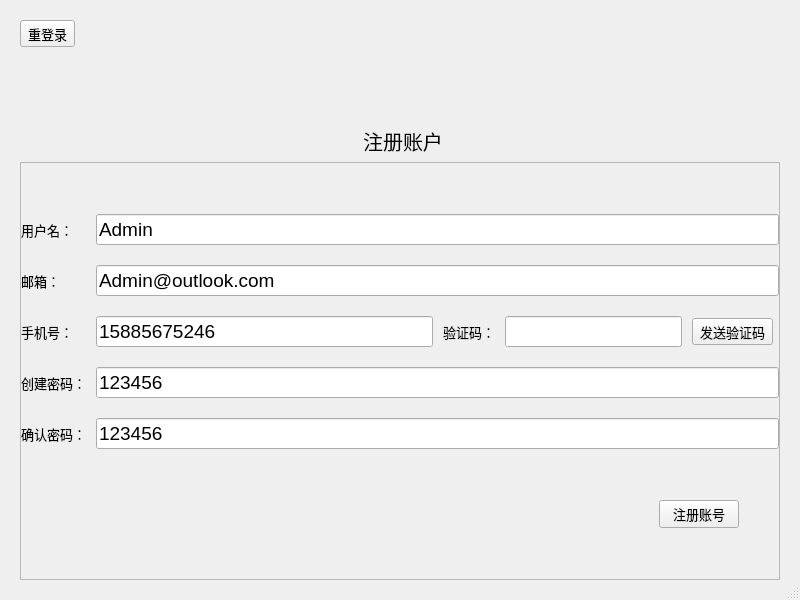
<?xml version="1.0" encoding="UTF-8"?>
<ui version="4.0">
 <class>LoginDialog</class>
 <widget class="QDialog" name="LoginDialog">
  <property name="geometry">
   <rect>
    <x>0</x>
    <y>0</y>
    <width>800</width>
    <height>600</height>
   </rect>
  </property>
  <property name="sizePolicy">
   <sizepolicy hsizetype="Expanding" vsizetype="Preferred">
    <horstretch>0</horstretch>
    <verstretch>0</verstretch>
   </sizepolicy>
  </property>
  <property name="minimumSize">
   <size>
    <width>800</width>
    <height>600</height>
   </size>
  </property>
  <property name="maximumSize">
   <size>
    <width>800</width>
    <height>600</height>
   </size>
  </property>
  <property name="font">
   <font>
    <family>Microsoft YaHei UI</family>
    <pointsize>10</pointsize>
   </font>
  </property>
  <property name="windowTitle">
   <string>Dialog</string>
  </property>
  <property name="sizeGripEnabled">
   <bool>true</bool>
  </property>
  <layout class="QGridLayout" name="LoginLayout" rowstretch="0">
   <item row="0" column="0">
    <widget class="QStackedWidget" name="stackedWidget">
     <property name="currentIndex">
      <number>1</number>
     </property>
     <widget class="QWidget" name="LoginPage">
      <layout class="QGridLayout" name="gridLayout">
       <item row="0" column="0">
        <layout class="QGridLayout" name="LabelLayout">
         <item row="1" column="1" alignment="Qt::AlignHCenter|Qt::AlignVCenter">
          <widget class="QLabel" name="LoginIcon">
           <property name="sizePolicy">
            <sizepolicy hsizetype="Minimum" vsizetype="Minimum">
             <horstretch>0</horstretch>
             <verstretch>0</verstretch>
            </sizepolicy>
           </property>
           <property name="text">
            <string/>
           </property>
           <property name="scaledContents">
            <bool>true</bool>
           </property>
           <property name="alignment">
            <set>Qt::AlignCenter</set>
           </property>
          </widget>
         </item>
         <item row="1" column="0">
          <spacer name="Labe_horizontalSpace_left">
           <property name="orientation">
            <enum>Qt::Horizontal</enum>
           </property>
           <property name="sizeHint" stdset="0">
            <size>
             <width>40</width>
             <height>20</height>
            </size>
           </property>
          </spacer>
         </item>
         <item row="0" column="1">
          <spacer name="Label_verticalSpacer_top">
           <property name="orientation">
            <enum>Qt::Vertical</enum>
           </property>
           <property name="sizeType">
            <enum>QSizePolicy::Minimum</enum>
           </property>
           <property name="sizeHint" stdset="0">
            <size>
             <width>20</width>
             <height>20</height>
            </size>
           </property>
          </spacer>
         </item>
         <item row="3" column="1">
          <spacer name="Label_verticalSpacer_buttom">
           <property name="orientation">
            <enum>Qt::Vertical</enum>
           </property>
           <property name="sizeType">
            <enum>QSizePolicy::Minimum</enum>
           </property>
           <property name="sizeHint" stdset="0">
            <size>
             <width>20</width>
             <height>20</height>
            </size>
           </property>
          </spacer>
         </item>
         <item row="1" column="2">
          <spacer name="Label_horizontalSpacer_right">
           <property name="orientation">
            <enum>Qt::Horizontal</enum>
           </property>
           <property name="sizeHint" stdset="0">
            <size>
             <width>40</width>
             <height>20</height>
            </size>
           </property>
          </spacer>
         </item>
         <item row="2" column="1" alignment="Qt::AlignHCenter|Qt::AlignVCenter">
          <widget class="QLabel" name="LoginText">
           <property name="font">
            <font>
             <pointsize>15</pointsize>
            </font>
           </property>
           <property name="text">
            <string>LOGIN/登录</string>
           </property>
           <property name="alignment">
            <set>Qt::AlignCenter</set>
           </property>
          </widget>
         </item>
        </layout>
       </item>
       <item row="2" column="0">
        <layout class="QGridLayout" name="ButtonLayout" rowstretch="0,0" columnstretch="1,1,1,1">
         <property name="horizontalSpacing">
          <number>10</number>
         </property>
         <property name="verticalSpacing">
          <number>20</number>
         </property>
         <item row="0" column="3">
          <spacer name="Button_horizontalSpacer_right">
           <property name="orientation">
            <enum>Qt::Horizontal</enum>
           </property>
           <property name="sizeHint" stdset="0">
            <size>
             <width>40</width>
             <height>20</height>
            </size>
           </property>
          </spacer>
         </item>
         <item row="0" column="0">
          <spacer name="Button_horizontalSpacer_left">
           <property name="orientation">
            <enum>Qt::Horizontal</enum>
           </property>
           <property name="sizeHint" stdset="0">
            <size>
             <width>40</width>
             <height>20</height>
            </size>
           </property>
          </spacer>
         </item>
         <item row="0" column="1" colspan="2">
          <layout class="QVBoxLayout" name="ButtonGrpup">
           <property name="spacing">
            <number>20</number>
           </property>
           <item>
            <widget class="QPushButton" name="Login">
             <property name="font">
              <font>
               <family>Microsoft YaHei UI Light</family>
               <pointsize>14</pointsize>
              </font>
             </property>
             <property name="text">
              <string>登录</string>
             </property>
            </widget>
           </item>
           <item>
            <widget class="QPushButton" name="Register">
             <property name="font">
              <font>
               <family>Microsoft JhengHei UI Light</family>
               <pointsize>14</pointsize>
              </font>
             </property>
             <property name="text">
              <string>注册</string>
             </property>
            </widget>
           </item>
          </layout>
         </item>
         <item row="1" column="1" colspan="2">
          <spacer name="Button_verticalSpacer_buttom">
           <property name="orientation">
            <enum>Qt::Vertical</enum>
           </property>
           <property name="sizeHint" stdset="0">
            <size>
             <width>20</width>
             <height>20</height>
            </size>
           </property>
          </spacer>
         </item>
        </layout>
       </item>
       <item row="1" column="0">
        <layout class="QGridLayout" name="EditLayout" rowstretch="2,0,0,0" columnstretch="1,2,1">
         <property name="horizontalSpacing">
          <number>10</number>
         </property>
         <property name="verticalSpacing">
          <number>20</number>
         </property>
         <item row="3" column="1">
          <layout class="QFormLayout" name="HintLayout">
           <property name="horizontalSpacing">
            <number>0</number>
           </property>
           <property name="verticalSpacing">
            <number>6</number>
           </property>
           <item row="0" column="0">
            <widget class="QCheckBox" name="Remmber">
             <property name="font">
              <font>
               <family>Microsoft YaHei UI Light</family>
               <pointsize>10</pointsize>
              </font>
             </property>
             <property name="text">
              <string>记住密码</string>
             </property>
            </widget>
           </item>
           <item row="0" column="1">
            <widget class="QLabel" name="Forget">
             <property name="font">
              <font>
               <family>Microsoft YaHei UI Light</family>
               <pointsize>10</pointsize>
               <underline>true</underline>
              </font>
             </property>
             <property name="text">
              <string>忘记密码</string>
             </property>
             <property name="alignment">
              <set>Qt::AlignRight|Qt::AlignTrailing|Qt::AlignVCenter</set>
             </property>
            </widget>
           </item>
           <item row="1" column="0" colspan="2">
            <widget class="QLineEdit" name="HintEdit">
             <property name="font">
              <font>
               <family>Microsoft YaHei UI Light</family>
               <pointsize>10</pointsize>
              </font>
             </property>
             <property name="frame">
              <bool>false</bool>
             </property>
             <property name="readOnly">
              <bool>true</bool>
             </property>
            </widget>
           </item>
          </layout>
         </item>
         <item row="0" column="2" rowspan="4">
          <spacer name="Edit_horizontalSpacer_right">
           <property name="orientation">
            <enum>Qt::Horizontal</enum>
           </property>
           <property name="sizeHint" stdset="0">
            <size>
             <width>40</width>
             <height>20</height>
            </size>
           </property>
          </spacer>
         </item>
         <item row="0" column="0" rowspan="4">
          <spacer name="Edit_horizontalSpacer_left">
           <property name="orientation">
            <enum>Qt::Horizontal</enum>
           </property>
           <property name="sizeHint" stdset="0">
            <size>
             <width>40</width>
             <height>20</height>
            </size>
           </property>
          </spacer>
         </item>
         <item row="0" column="1" rowspan="3">
          <layout class="QGridLayout" name="EditGridLayout">
           <property name="horizontalSpacing">
            <number>0</number>
           </property>
           <property name="verticalSpacing">
            <number>20</number>
           </property>
           <item row="0" column="0">
            <widget class="QLineEdit" name="NameEdit">
             <property name="sizePolicy">
              <sizepolicy hsizetype="Expanding" vsizetype="Fixed">
               <horstretch>0</horstretch>
               <verstretch>0</verstretch>
              </sizepolicy>
             </property>
             <property name="font">
              <font>
               <family>Microsoft YaHei UI Light</family>
               <pointsize>14</pointsize>
              </font>
             </property>
             <property name="text">
              <string/>
             </property>
            </widget>
           </item>
           <item row="1" column="0">
            <widget class="QLineEdit" name="NumEdit">
             <property name="sizePolicy">
              <sizepolicy hsizetype="Expanding" vsizetype="Fixed">
               <horstretch>0</horstretch>
               <verstretch>0</verstretch>
              </sizepolicy>
             </property>
             <property name="font">
              <font>
               <family>Microsoft YaHei UI Light</family>
               <pointsize>14</pointsize>
              </font>
             </property>
             <property name="echoMode">
              <enum>QLineEdit::Password</enum>
             </property>
            </widget>
           </item>
          </layout>
         </item>
        </layout>
       </item>
      </layout>
     </widget>
     <widget class="QWidget" name="RegisterPage">
      <layout class="QVBoxLayout" name="verticalLayout" stretch="1,9">
       <item>
        <layout class="QGridLayout" name="RegisterLayout">
         <item row="1" column="1" alignment="Qt::AlignHCenter|Qt::AlignVCenter">
          <widget class="QLabel" name="RegisterText">
           <property name="font">
            <font>
             <family>Microsoft YaHei UI</family>
             <pointsize>15</pointsize>
            </font>
           </property>
           <property name="text">
            <string>注册账户</string>
           </property>
           <property name="alignment">
            <set>Qt::AlignCenter</set>
           </property>
          </widget>
         </item>
         <item row="0" column="1" alignment="Qt::AlignHCenter|Qt::AlignBottom">
          <widget class="QLabel" name="RegisterIcon">
           <property name="minimumSize">
            <size>
             <width>100</width>
             <height>100</height>
            </size>
           </property>
           <property name="maximumSize">
            <size>
             <width>100</width>
             <height>100</height>
            </size>
           </property>
           <property name="text">
            <string/>
           </property>
          </widget>
         </item>
         <item row="0" column="2" rowspan="2">
          <spacer name="Register_Icon_horizontalSpacer_right">
           <property name="orientation">
            <enum>Qt::Horizontal</enum>
           </property>
           <property name="sizeHint" stdset="0">
            <size>
             <width>40</width>
             <height>20</height>
            </size>
           </property>
          </spacer>
         </item>
         <item row="1" column="0">
          <spacer name="Register_Icon_horizontalSpacer_left">
           <property name="orientation">
            <enum>Qt::Horizontal</enum>
           </property>
           <property name="sizeHint" stdset="0">
            <size>
             <width>40</width>
             <height>20</height>
            </size>
           </property>
          </spacer>
         </item>
         <item row="0" column="0" alignment="Qt::AlignTop">
          <widget class="QToolButton" name="ReturnButton">
           <property name="text">
            <string>重登录</string>
           </property>
           <property name="icon">
            <iconset resource="src.qrc">
             <normaloff>:/Image/return.png</normaloff>:/Image/return.png</iconset>
           </property>
           <property name="iconSize">
            <size>
             <width>20</width>
             <height>20</height>
            </size>
           </property>
           <property name="toolButtonStyle">
            <enum>Qt::ToolButtonTextBesideIcon</enum>
           </property>
          </widget>
         </item>
        </layout>
       </item>
       <item>
        <widget class="QFrame" name="InformationLayout">
         <property name="frameShape">
          <enum>QFrame::StyledPanel</enum>
         </property>
         <property name="frameShadow">
          <enum>QFrame::Raised</enum>
         </property>
         <layout class="QGridLayout" name="gridLayout_4">
          <property name="leftMargin">
           <number>0</number>
          </property>
          <property name="topMargin">
           <number>0</number>
          </property>
          <property name="rightMargin">
           <number>0</number>
          </property>
          <property name="bottomMargin">
           <number>0</number>
          </property>
          <property name="spacing">
           <number>0</number>
          </property>
          <item row="0" column="0">
           <layout class="QGridLayout" name="InformationBox">
            <property name="horizontalSpacing">
             <number>10</number>
            </property>
            <property name="verticalSpacing">
             <number>20</number>
            </property>
            <item row="0" column="0" colspan="2">
             <widget class="QLabel" name="UserName">
              <property name="text">
               <string>用户名：</string>
              </property>
             </widget>
            </item>
            <item row="2" column="0" colspan="2">
             <widget class="QLabel" name="PhoneNumber">
              <property name="text">
               <string>手机号：</string>
              </property>
             </widget>
            </item>
            <item row="2" column="2">
             <widget class="QLineEdit" name="PhoneNumberEdit">
              <property name="font">
               <font>
                <pointsize>14</pointsize>
               </font>
              </property>
              <property name="text">
               <string>15885675246</string>
              </property>
             </widget>
            </item>
            <item row="2" column="3">
             <layout class="QHBoxLayout" name="CodeLayout">
              <property name="spacing">
               <number>10</number>
              </property>
              <property name="rightMargin">
               <number>6</number>
              </property>
              <property name="bottomMargin">
               <number>0</number>
              </property>
              <item>
               <widget class="QLabel" name="Code">
                <property name="text">
                 <string>验证码：</string>
                </property>
               </widget>
              </item>
              <item>
               <widget class="QLineEdit" name="CodeEdit">
                <property name="font">
                 <font>
                  <pointsize>14</pointsize>
                 </font>
                </property>
               </widget>
              </item>
              <item>
               <widget class="QToolButton" name="CodeButton">
                <property name="text">
                 <string>发送验证码</string>
                </property>
               </widget>
              </item>
             </layout>
            </item>
            <item row="3" column="0" colspan="2">
             <widget class="QLabel" name="NewPassword">
              <property name="text">
               <string>创建密码：</string>
              </property>
             </widget>
            </item>
            <item row="4" column="0" colspan="2">
             <widget class="QLabel" name="AplayPassword">
              <property name="text">
               <string>确认密码：</string>
              </property>
             </widget>
            </item>
            <item row="1" column="0" colspan="2">
             <widget class="QLabel" name="Email">
              <property name="text">
               <string>邮箱：</string>
              </property>
             </widget>
            </item>
            <item row="1" column="2" colspan="2">
             <widget class="QLineEdit" name="EmailEdit">
              <property name="font">
               <font>
                <pointsize>14</pointsize>
               </font>
              </property>
              <property name="text">
               <string>Admin@outlook.com</string>
              </property>
             </widget>
            </item>
            <item row="0" column="2" colspan="2">
             <widget class="QLineEdit" name="UserEdit">
              <property name="font">
               <font>
                <pointsize>14</pointsize>
               </font>
              </property>
              <property name="text">
               <string>Admin</string>
              </property>
             </widget>
            </item>
            <item row="3" column="2" colspan="2">
             <widget class="QLineEdit" name="NewPasswordEdit">
              <property name="font">
               <font>
                <pointsize>14</pointsize>
               </font>
              </property>
              <property name="text">
               <string>123456</string>
              </property>
             </widget>
            </item>
            <item row="4" column="2" colspan="2">
             <widget class="QLineEdit" name="ApplyPasswordEdit">
              <property name="font">
               <font>
                <pointsize>14</pointsize>
               </font>
              </property>
              <property name="text">
               <string>123456</string>
              </property>
             </widget>
            </item>
           </layout>
          </item>
          <item row="1" column="0">
           <layout class="QHBoxLayout" name="Register_Button_horizontalLayout">
            <item>
             <spacer name="Register_Button_horizontalSpacer_left">
              <property name="orientation">
               <enum>Qt::Horizontal</enum>
              </property>
              <property name="sizeHint" stdset="0">
               <size>
                <width>40</width>
                <height>20</height>
               </size>
              </property>
             </spacer>
            </item>
            <item>
             <widget class="QPushButton" name="RegisterButton">
              <property name="text">
               <string>注册账号</string>
              </property>
             </widget>
            </item>
            <item>
             <spacer name="Register_Button_horizontalSpacer_right">
              <property name="orientation">
               <enum>Qt::Horizontal</enum>
              </property>
              <property name="sizeType">
               <enum>QSizePolicy::Minimum</enum>
              </property>
              <property name="sizeHint" stdset="0">
               <size>
                <width>40</width>
                <height>20</height>
               </size>
              </property>
             </spacer>
            </item>
           </layout>
          </item>
         </layout>
        </widget>
       </item>
      </layout>
     </widget>
    </widget>
   </item>
  </layout>
 </widget>
 <resources>
  <include location="src.qrc"/>
 </resources>
 <connections/>
</ui>
